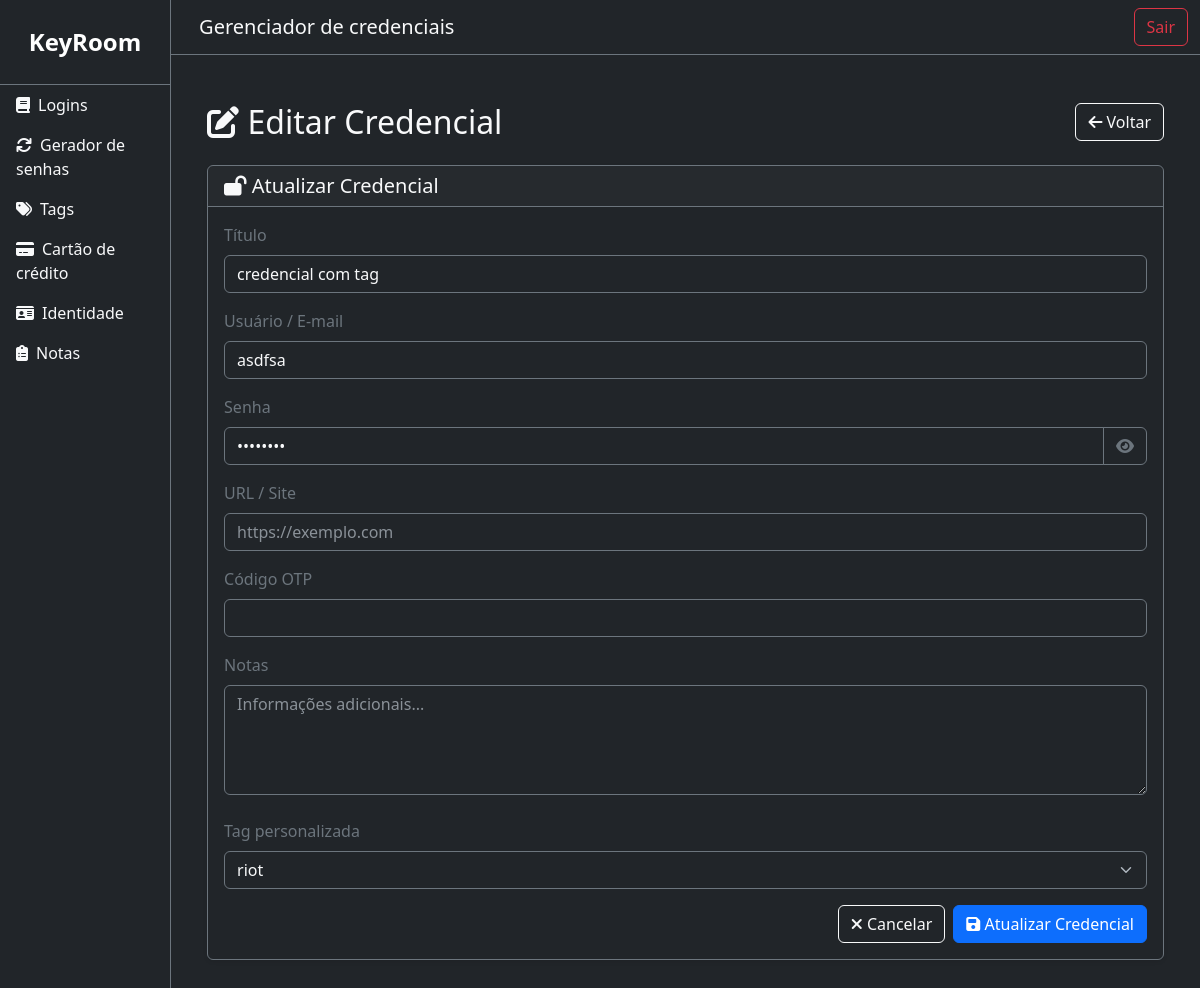
The app's page /credentials/edit/20/ (signed in), older data.
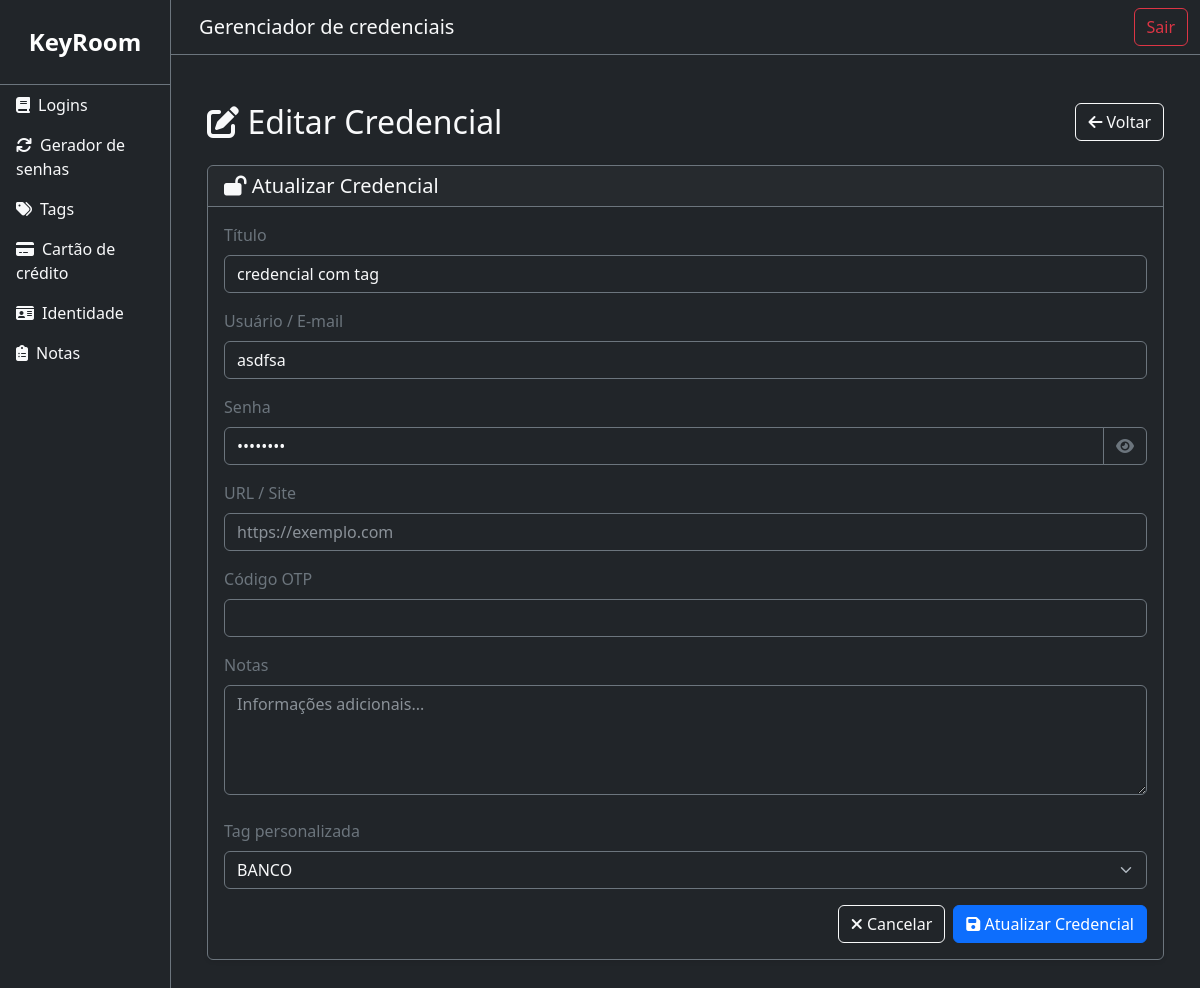
The same page, newer data.
### core/models.py (models this page shows, shortened)
class Credential(models.Model):
    user = models.ForeignKey(User, on_delete=models.CASCADE, related_name='credentials')
    tag = models.ForeignKey(CustomTag, on_delete=models.SET_NULL, related_name='credentials', null=True,  blank=True)
    title = models.CharField(max_length=200)
    username = models.CharField(max_length=200)
    password = models.CharField(max_length=200, blank=True)
    url = models.CharField(max_length=200, blank=True)
    otpCode = models.CharField(max_length=200, blank=True)
    notes = models.TextField(blank=True)

class CustomTag(models.Model):
    user = models.ForeignKey(User, on_delete=models.CASCADE, related_name='custom_tags')
    name = models.CharField(max_length=50)

### core/views/view_credentials.py (the view)
# urls.py: path('credentials/edit/<int:id>/', view_credentials.edit_credential, name='edit_credential'),
@login_required(login_url='home_page')
def edit_credential(request,id):
    credential = get_object_or_404(Credential, id=id, user=request.user)
    form = CredentialForm(instance=credential, user=request.user)
    return render(request, 'credential/edit.html', {
        'form': form,
        'credential': credential
    })

### core/templates/credential/edit.html (shortened to what this page needs)
{% extends 'base.html' %}
{% block content %}
<div class="container py-4">
    <div class="d-flex justify-content-between align-items-center mb-4">
        <h2 class="text-light mb-0"><i class="fas fa-edit"></i> Editar Credencial</h2>
        <a href="{% url 'main_page' %}" class="btn btn-outline-light">
            <i class="fas fa-arrow-left"></i> Voltar
        </a>
    </div>
    <div class="card bg-dark text-light border-secondary shadow-sm">
        <div class="card-header border-secondary">
            <h5 class="mb-0"><i class="fas fa-lock-open"></i> Atualizar Credencial</h5>
        </div>
        <div class="card-body">
            <form method="post" action="{% url 'update_credential' credential.id %}">
                <div class="mb-3">
                    <label for="id_title" class="form-label text-secondary">Título</label>
                    <input type="text" name="title" maxlength="200" class="form-control bg-dark text-light border-secondary" id="id_title" value="{{ credential.title }}" required>
                </div>
                <div class="mb-3">
                    <label for="id_username" class="form-label text-secondary">Usuário / E-mail</label>
                    <input type="text" name="username" maxlength="200" class="form-control bg-dark text-light border-secondary" id="id_username" value="{{ credential.username }}" required>
                </div>
                <div class="mb-3">
                    <label for="id_password" class="form-label text-secondary">Senha</label>
                    <div class="input-group">
                        <input type="password" name="password" maxlength="200" class="form-control bg-dark text-light border-secondary" id="id_password" value="{{ credential.password }}" required>
                        <button class="btn btn-outline-secondary" type="button" onclick="togglePassword('id_password')"><i class="fas fa-eye"></i></button>
                    </div>
                </div>
                <div class="mb-3">
                    <label for="id_url" class="form-label text-secondary">URL / Site</label>
                    <input type="text" name="url" maxlength="200" class="form-control bg-dark text-light border-secondary" id="id_url" placeholder="https://exemplo.com" value="{{ credential.url }}">
                </div>
                <div class="mb-3">
                    <label for="id_otpCode" class="form-label text-secondary">Código OTP</label>
                    <input type="text" name="otpCode" maxlength="200" class="form-control bg-dark text-light border-secondary" id="id_otpCode" value="{{ credential.otpCode }}">
                </div>
                <div class="mb-4">
                    <label for="id_notes" class="form-label text-secondary">Notas</label>
                    <textarea name="notes" rows="4" class="form-control bg-dark text-light border-secondary" id="id_notes" placeholder="Informações adicionais...">{{ credential.notes }}</textarea>
                </div>
                <div class="mb-3">
                    <label for="id_tag" class="form-label text-secondary">Tag personalizada</label>
                    <select name="tag" class="form-select bg-dark text-light border-secondary" id="id_tag">
                        {% for tag in form.tag.field.queryset %}
                            <option value="{{ tag.id }}" {% if credential.tag and credential.tag.id == tag.id %}selected{% endif %}>
                                {{ tag.name }}
                            </option>
                        {% endfor %}
                    </select>
                </div>
                <div class="d-flex justify-content-end">
                    <a href="{% url 'main_page' %}" class="btn btn-outline-light me-2">
                        <i class="fas fa-times"></i> Cancelar
                    </a>
                    <button type="submit" class="btn btn-primary">
                        <i class="fas fa-save"></i> Atualizar Credencial
                    </button>
                </div>
            </form>
        </div>
    </div>
</div>
{% endblock %}

Row changes from the older to the newer data that the page shows:
changed Credential "credencial com tag": tag "riot" → "BANCO"
